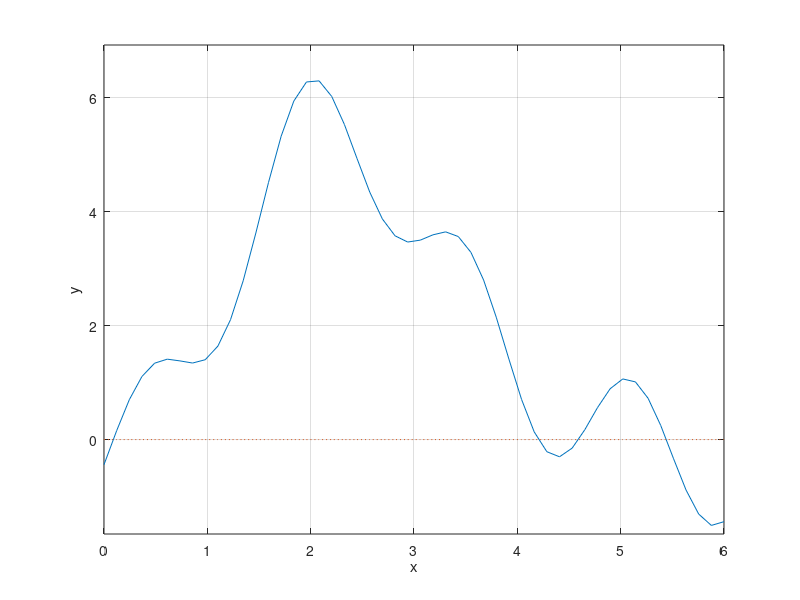

MATLAB code to generate this figure: (Note: this script raises an error after producing the figure.)
clear 
a=0;
b=6;
m=50;
x=linspace(a,b,m);
h=0.001;
iter=5;
eps=0.001;
f=@(x)1+(1+sin(x)-cos(x)).^2-(sin(2.*x)-cos(2.*x)-0.2).^2;
y=f(x);
plot (x,f(x),x,0*x,':');
grid on
xlabel('x');
ylabel('y');
hold on
y_min=min(y);
y_max=max(y);
if y_min<0 y_min=1.1*y_min; else y_min=0.9*y_min; end;
if y_max>0 y_max=1.1*y_max; else y_max=0.9*y_max; end;
axis([a,b,y_min,y_max]);
z=ginput(2);
z1=z(1,1); z2=z(2,1);
f1=f(z1); f2=f(z2);
z=(z1+z2)/2; y=f(z);
P=plot(z1,0,'*',z2,0,'*',z,0,'o');
if f1*f2>0 
    disp('Wrong points') ;   
end
for i=1:iter
    z=(z1+z2)/2;y=f(z);
    delete(P);
    P=plot(z1,0,'*',z2,0,'*',z,0,'o');
    if y*f1<0
        z2=z;
    else z1=z;
    end
    if abs(f(z))<eps break;
    end
end
hold off
